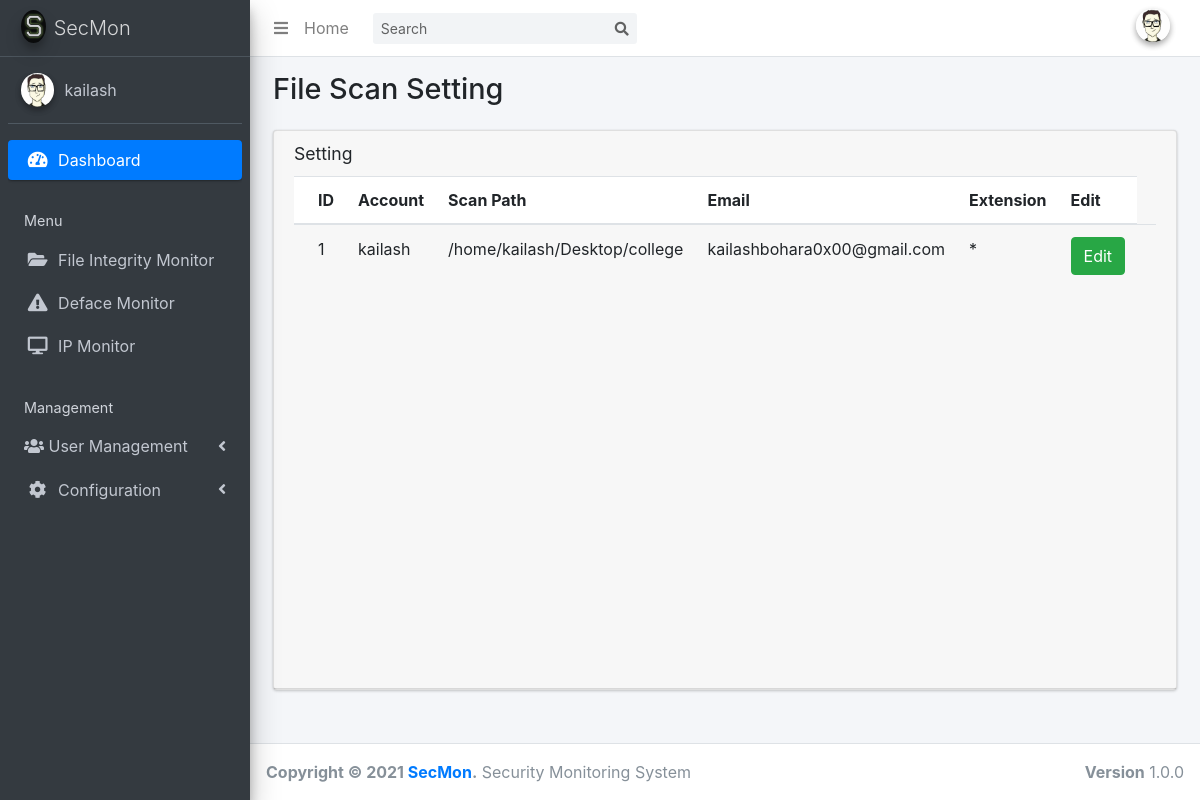
Before: /scan_setting.php with the older database file.
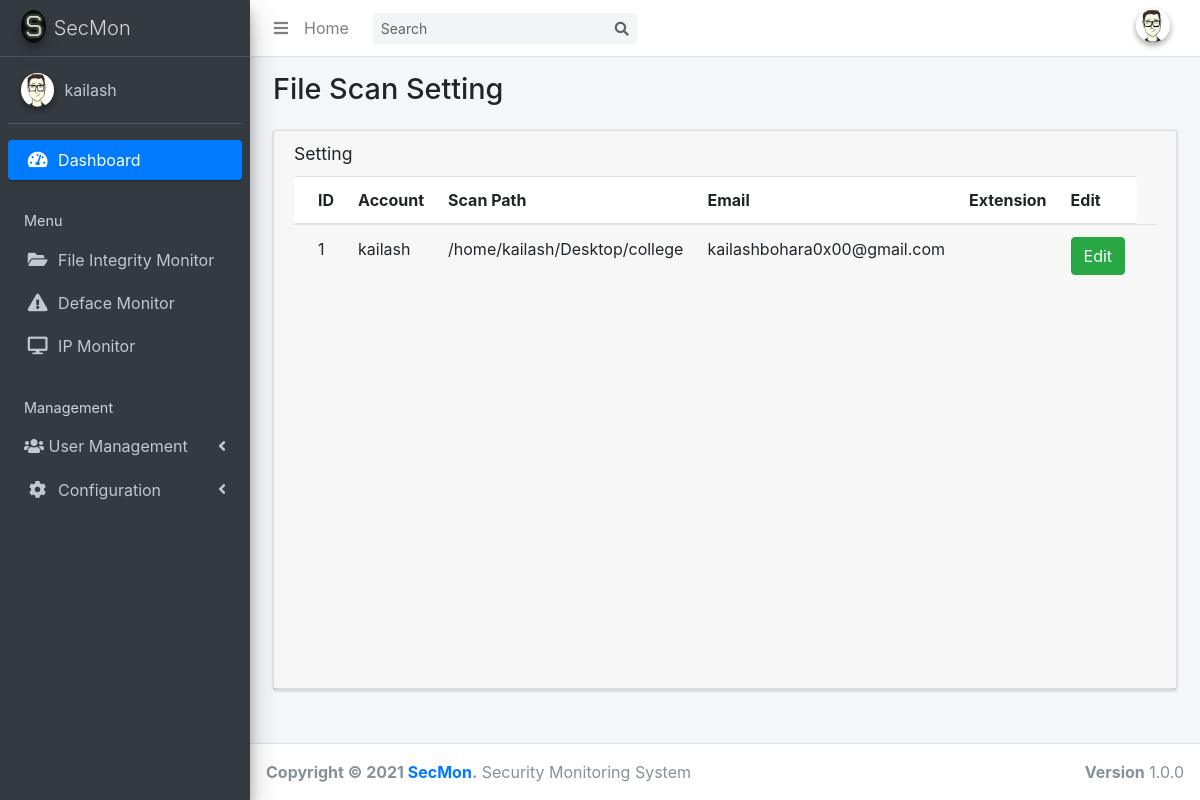
After: the same page with the newer database file.
### tables this page shows
CREATE TABLE `filescan_config` (
  `id` int(255) NOT NULL,
  `account` varchar(200) NOT NULL,
  `scan_path` varchar(200) NOT NULL,
  `email` varchar(200) NOT NULL,
  `file_extensions` varchar(200) NOT NULL
);

### scan_setting.php (the view, shortened to what the changed rows need)
<!DOCTYPE html>
<html>
<head>
  <link rel="stylesheet" href="plugins/fontawesome-free/css/all.min.css">
  <link rel="stylesheet" href="https://code.ionicframework.com/ionicons/2.0.1/css/ionicons.min.css">
  <link rel="stylesheet" href="dist/css/adminlte.min.css">
  <link rel="stylesheet" href="https://stackpath.bootstrapcdn.com/bootstrap/4.3.1/css/bootstrap.min.css">
</head>
<body class="hold-transition sidebar-mini">
<div class="wrapper">
<?php include 'themepart/sidebar.php';
?>
  <div class="content-wrapper">
    <section class="content-header">
      <div class="container-fluid">
        <div class="row mb-2">
          <div class="col-sm-6">
            <h1>File Scan Setting </h1>
          </div>
        </div>
      </div>
    </section>
    <section class="content">
      <div class="container-fluid">
        <div class="row">
          <div class="col-12">
            <div class="card">
              <div class="card-header">
              <div class="card-body table-responsive p-0" style="height: 500px;">
                  <?php
                  $connection= mysqli_connect("localhost","root","","hash_analyzer");
                  $query= "SELECT * FROM filescan_config";
                  $query_run= mysqli_query($connection,$query);
                  ?>
                <table class="table table-head-fixed text-nowrap">
                  <thead>
                    <tr>
                      <th>ID</th>
                      <th>Account</th>
                      <th>Scan Path</th>
                      <th>Email</th>
                      <th>Extension</th>
                      <th>Edit</th>
                    </tr>
                  </thead>
                  <tbody>
                   <?php
                    if(mysqli_num_rows($query_run)> 0)
                    {
                      while($row = mysqli_fetch_assoc($query_run))
                      {
                       ?>
                    <tr>
                       <td> <?php echo $row['id'];?> </td>
                       <td> <?php echo $row['account'];?> </td>
                       <td> <?php echo $row['scan_path'];?> </td>
                       <td> <?php echo $row['email'];?> </td>
                       <td> <?php echo $row['file_extensions'];?> </td>
                       <td>
                           <button type="button" class="btn btn-success editbtn" data-toggle="modal" data-target="#editScanModal">Edit</button>
                       </td>
                       <td>
                    </tr>
                    <?php
                      }
                    }
                    else {
                      echo "No record found!";
                    }
                    ?>
                  </tbody>
                </table>
              </div>
            </div>
          </div>
        </div>
      </div>
    </section>
  </div>
</div>
</body>
</html>

### themepart/sidebar.php (shortened to what the changed rows need)
<html>
<head>
</head>
<aside class="main-sidebar sidebar-dark-primary elevation-4">
    <div class="sidebar">
      <div class="user-panel mt-3 pb-3 mb-3 d-flex">
        <?php
        $connection = mysqli_connect("localhost","root","","hash_analyzer");
        $query= "SELECT * FROM filescan_config";
        $query_run= mysqli_query($connection,$query);
        $row = mysqli_fetch_assoc($query_run);
        ?>
        <div class="info">
          <a href="#" class="d-block"><?php echo $row['account']; ?></a>
        </div>
      </div>
    </div>
  </aside>

Changed rows visible on the page:
changed filescan_config "kailash": file_extensions "*" → (not shown)
